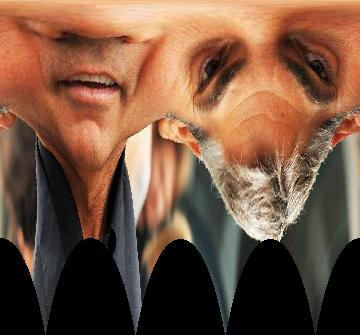
#> input picture 1/pics/clooney_polar.jpg, 360 x 335 px, given in place of ., which was not available
$ python part2.py ../pics/clooney_polar.jpg
#> lines starting #> are read from the running program, lines starting #| are printed output that depends on the picture; pictures that were not available may be replaced by others from this repository, and a replacement may not be noted
# importing PIL -- useful in reading/writing/viewing images
from PIL import Image
# importing math -- useful in tan inverse, cos(theta) etc
import math
# importing numpy -- useful in matrix operations
import numpy as np
# importing sys -- useful in command line arguments
import sys

# function to read image at a given path
def readImage(path):
    return np.asarray(Image.open(path))

# convert np.array to Image.object
def getImage(img):
    return Image.fromarray(img, mode = 'RGB')

# convert PIL image to np array
def getArray(img):
    return np.asarray(img)

# function to flip image
# axis = 0 : mirror image wrt x axis (vertical flip), axis = 1 : mirror image wrt y axis (horizontal flip)
def flip(img, axis = 1):
    # define output image array. since it's flip, dimensions remain the same
    img2 = np.zeros(img.shape, dtype = np.int8)
    for i in range(img.shape[0]):
        for j in range(img.shape[1]):
            if axis == 0:
                # Vertical flip
                img2[i][j] = img[img.shape[0]-1-i][j]
                img2[img.shape[0]-1-i][j] = img[i][j]
            else:
                # Horizontal flip
                img2[i][j] = img[i][img.shape[1]-1-j]
                img2[i][img.shape[1]-1-j] = img[i][j]
    return img2

# function to translate image
# t_x and t_y are translations in x and y direction respectively
def translate(img, t_x, t_y):
    # Since fractional translations won't even count, convert them down to integers
    t_x, t_y = int(t_x), int(t_y)
    # define output image array
    img2 = np.zeros((img.shape[0] + abs(t_y), img.shape[1] + abs(t_x), img.shape[2]), dtype=np.int8)
    # transformation matrix
    M = np.array(((1, 0, t_x), (0, 1, t_y), (0, 0, 1)))
    M = np.linalg.inv(M)
    # compute old and new origin
    c_x, c_xn, c_y, c_yn = img.shape[1]/2, img2.shape[1]/2, img.shape[0]/2, img2.shape[0]/2
    # compute offset, since there will be change of origin upon translation
    offset = [c_xn - c_x, c_yn - c_y]
    for i in range(img2.shape[0]):
        for j in range(img2.shape[1]):
            # find inverse-mapped coordinates, currently in new origin
            arr = np.dot(M, np.array((j - c_xn + offset[0], c_yn - i + offset[1], 1)).T)
            # convert from new origin to previous origin (because need intensity values from previous/input image)
            temp = arr[0]
            arr[0] = c_y - arr[1]
            arr[1] = c_x + temp
            # put only if lie in this range, the new image should be black in other places, to account for the transformation
            if arr[0] >= 0 and arr[0] < img.shape[0] and arr[1] >= 0 and arr[1] < img.shape[1]:
                img2[i][j] = img[int(arr[0])][int(arr[1])]
    # return new (transformed) image
    return img2

# function to rotate image
# theta is taken positive in anti-clockwise direction
def rotate(img, theta):
    # take origin to be center
    center_x, center_y = img.shape[1]/2, img.shape[0]/2
    # find radius of "circle" along which the image will be rotated
    r = math.sqrt(center_x**2 + center_y**2)
    # transformation will be same for theta and theta%360
    theta %= 360
    # find new origin of the image
    if theta == 0 or theta == 180:
        # for 0 or 180 degrees, there is no change in dimensions
        center_x_n, center_y_n = center_x, center_y
    elif theta == 90 or theta == 270:
        # for 90 or 270 degrees, the dimesnions will simply be swapped
        center_x_n, center_y_n = center_y, center_x
    else:
        # otherwise, new dimensions can be found using this formula
        center_x_n, center_y_n = r*math.cos(math.radians(45-(theta%90))), r*math.sin(math.radians(45+(theta%90)))
    # define output image array
    img2 = np.zeros((int(2*center_y_n), int(2*center_x_n), img.shape[2]), dtype=np.int8)
    theta = math.radians(theta)
    # rotation matrix
    M = np.array(((math.cos(theta), -math.sin(theta), 0),
        (math.sin(theta), math.cos(theta), 0),
        (0, 0, 1)))
    # take inverse -- useful in inverse-mapping coordinates
    M = np.linalg.inv(M)
    for i in range(img2.shape[0]):
        for j in range(img2.shape[1]):
            # find inverse-mapped coordinates, currently in new origin
            arr = np.dot(M, np.array((j - center_x_n, center_y_n - i, 1)).T)
            # convert from new origin to previous origin (because need intensity values from previous/input image)
            temp = arr[0]
            arr[0] = center_y - arr[1]
            arr[1] = center_x + temp
            # put only if lie in this range, the new image should be black in other places, to account for the transformation
            if arr[0] >= 0 and arr[0] < img.shape[0] and arr[1] >= 0 and arr[1] < img.shape[1]:
                img2[i][j] = img[int(arr[0])][int(arr[1])]
    # return new (transformed) image
    return img2

# function to scale image
# s_x and s_y are scale factors in x and y directions respectively
def scale(img, s_x, s_y):
    # define output image array, multiply by scale factors to obtain new shape
    img2 = np.zeros((int(img.shape[0]*s_x), int(img.shape[1]*s_y), img.shape[2]), dtype = np.int8)
    for i in range(img2.shape[0]):
        for j in range(img2.shape[1]):
            # inverse-map coordinates to prevent black-spots
            img2[i][j] = img[int(i/s_x)][int(j/s_y)]
    # return new (transformed) image
    return img2

# shear	transformation in x - direction
# k is transformation scale
def shear(img, k):
    # define output image array
    # will be elongated along x-axis (shape[1])
    img2 = np.zeros((img.shape[0], int(img.shape[0]*k + img.shape[1]), img.shape[2]), dtype=np.int8)
    # origin will not shift in y-direction, no need to consider thar
    c_x, c_xn, c_y = img.shape[1]/2, img2.shape[1]/2, img.shape[0]/2
    # shear transformation matrix
    M = np.array(((1, k, 0), (0, 1, 0), (0, 0, 1)))
    # take inverse -- useful in inverse-mapping coordinates
    M = np.linalg.inv(M)
    for i in range(img2.shape[0]):
        for j in range(img2.shape[1]):
            # find inverse-mapped coordinates, currently in new origin
            arr = np.dot(M, np.array((j - c_xn, c_y - i, 1)).T)
            # convert from new origin to previous origin (because need intensity values from previous/input image)
            temp = arr[0]
            arr[0] = c_y - arr[1]
            arr[1] = c_x + temp
            # put only if lie in this range, the new image should be black in other places, to account for the transformation
            if arr[0] >= 0 and arr[0] < img.shape[0] and arr[1] >= 0 and arr[1] < img.shape[1]:
                img2[i][j] = img[int(arr[0])][int(arr[1])]
    # return new (transformed) image
    return img2

def part_a(name, ext, theta, axis = 1):
    # read input image file -- in np.array format currently
    img = readImage(name + '.' + ext)
#> in readImage, returned value is the input picture: shape (335, 360, 3); mean R, G, B 118.3, 84.9, 64.6
    # apply transformation
    img = rotate(img, theta)
#> after the loop in rotate, `for i in range(img2.shape[0]):`:
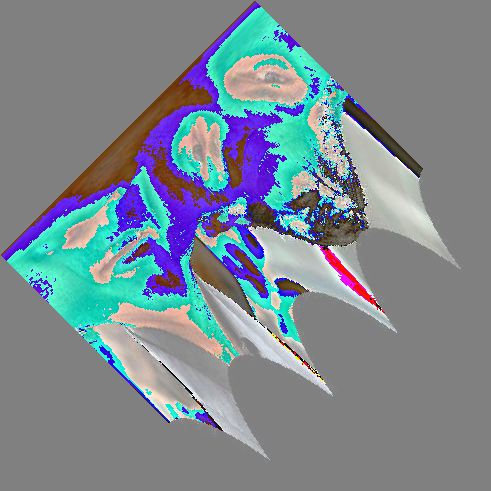
#> img2: shape (491, 491, 3) int8; mean R, G, B -3.8, 7.7, 15.8; drawn with min black and max white
    # get PIL image from np.array
    img = getImage(img)
    # save image will given name
    img.save(name + '_rot.' + ext)
    # get np.array format from PIL image -- useful in applying required transformations
    img = getArray(img)
    # apply transformation
    img = flip(img, axis)
#> after the loop in flip, `for i in range(img.shape[0]):`:
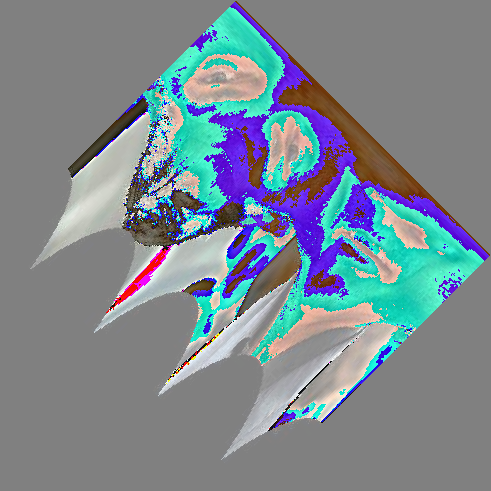
#> img2: shape (491, 491, 3) int8; mean R, G, B -3.8, 7.7, 15.8; drawn with min black and max white
    # get PIL image from np.array
    img = getImage(img)
    # save image will given name
    img.save(name + '_rot_flip.' + ext)

def part_b(name, ext, t_x, t_y):
    # read input image file -- in np.array format currently
    img = readImage(name + '.' + ext)
    # apply transformation
    img = translate(img, t_x, t_y)
#> after the loop in translate, `for i in range(img2.shape[0]):`:
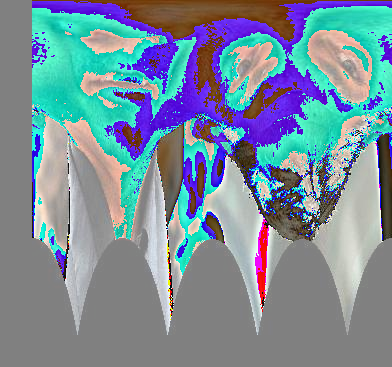
#> img2: shape (367, 392, 3) int8; mean R, G, B -6.3, 13.1, 26.5; drawn with min black and max white
    # get PIL image from np.array
    img = getImage(img)
    # save image will given name
    img.save(name + '_translate.' + ext)

def part_c(name, ext, s_x, s_y):
    # read input image file -- in np.array format currently
    img = readImage(name + '.' + ext)
    # apply transformation
    img = scale(img, s_x, s_y)
#> after the loop in scale, `for i in range(img2.shape[0]):`:
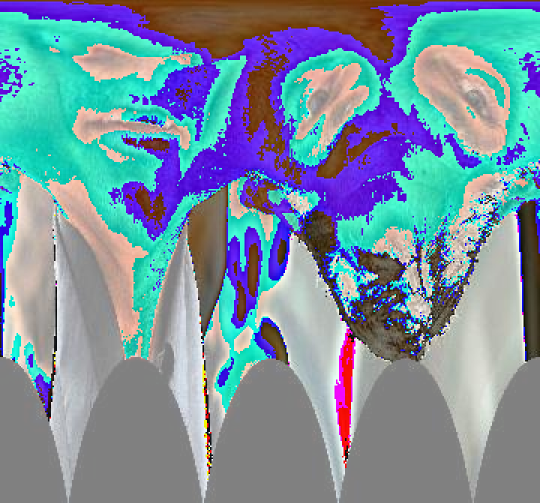
#> img2: shape (1005, 1080, 3) int8 (shown at 1/2 size); mean R, G, B -7.5, 15.6, 31.7; drawn with min black and max white
    # get PIL image from np.array
    img = getImage(img)
    # save image will given name
    img.save(name + '_scale.' + ext)

def part_d(name, ext, k):
    # read input image file -- in np.array format currently
    img = readImage(name + '.' + ext)
    # apply transformation
    img = shear(img, k)
#> after the loop in shear, `for i in range(img2.shape[0]):`:
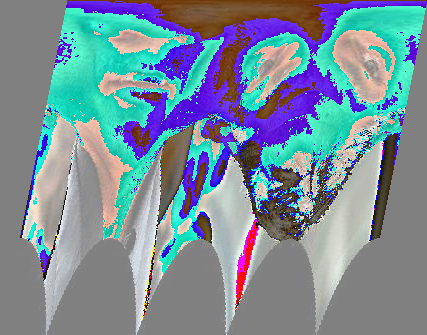
#> img2: shape (335, 427, 3) int8; mean R, G, B -6.3, 13.2, 26.7; drawn with min black and max white
    # get PIL image from np.array
    img = getImage(img)
    # save image will given name
    img.save(name + '_shear.' + ext)
    # get PIL image from np.array
    img = getArray(img)
    # apply transformation
    img = rotate(img, 90)
#> call 2 of rotate, with theta = 90
#> after the loop in rotate (call 2), `for i in range(img2.shape[0]):`:
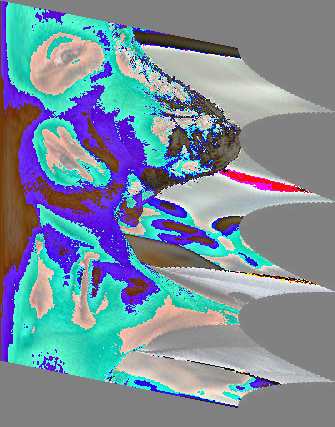
#> img2: shape (427, 335, 3) int8; mean R, G, B -6.3, 13.2, 26.7; drawn with min black and max white
    # get PIL image from np.array
    img = getImage(img)
    # save image will given name
    img.save(name + '_shear_rot.' + ext)
    img = getArray(img)
    # apply transformation
    img = scale(img, 2, 2)
#> call 2 of scale, with s_x = 2, s_y = 2
#> after the loop in scale (call 2), `for i in range(img2.shape[0]):`:
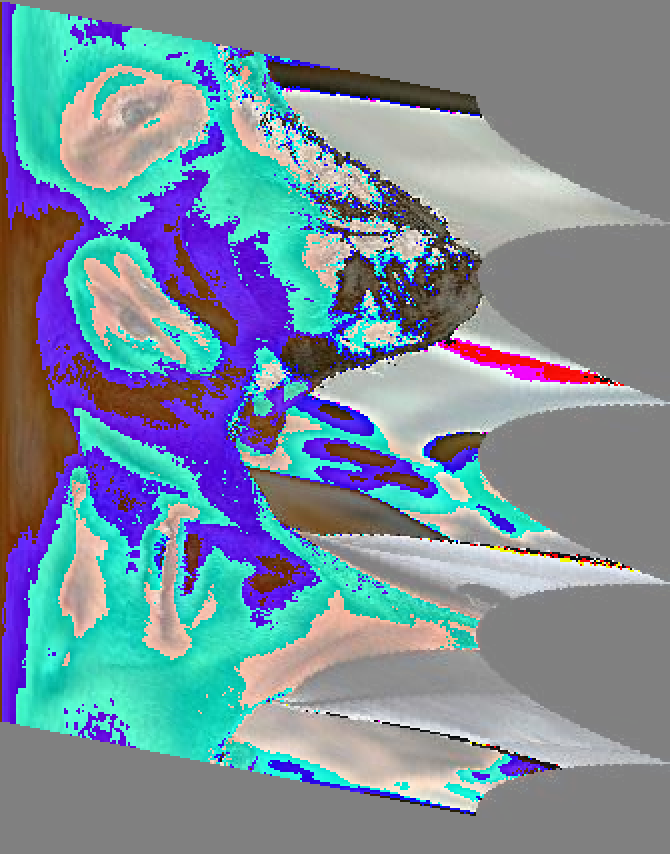
#> img2: shape (854, 670, 3) int8; mean R, G, B -6.3, 13.2, 26.7; drawn with min black and max white
    # get PIL image from np.array
    img = getImage(img)
    # save image will given name
    img.save(name + '_shear_rot_scale.' + ext)

# input image
try:
    # take input file name from command line
    img = str(sys.argv[1])
except:
    print("Input file not given. Run python3 \"part2.py <imageName>\".")
    exit(1)
# obtaining file name and file extension. Helful in generalising our code.
# Won't have to change anything in the code to run on any image.
# l[0] contains image name and l[1] contains image extension
l = img.split('.')
# Run part 2.a of assignment. 45 is the angle of rotation
part_a(l[0], l[1], 45)
# Run part 2.b of assignment. 32's are translations in x and y axes
part_b(l[0], l[1], 32, 32)
# Run part 2.c of assignment. 3's are scales in x and y axes
part_c(l[0], l[1], 3, 3)
# Run part 2.d of assignment. 0.2 is shear factor in x direction
part_d(l[0], l[1], 0.2)
